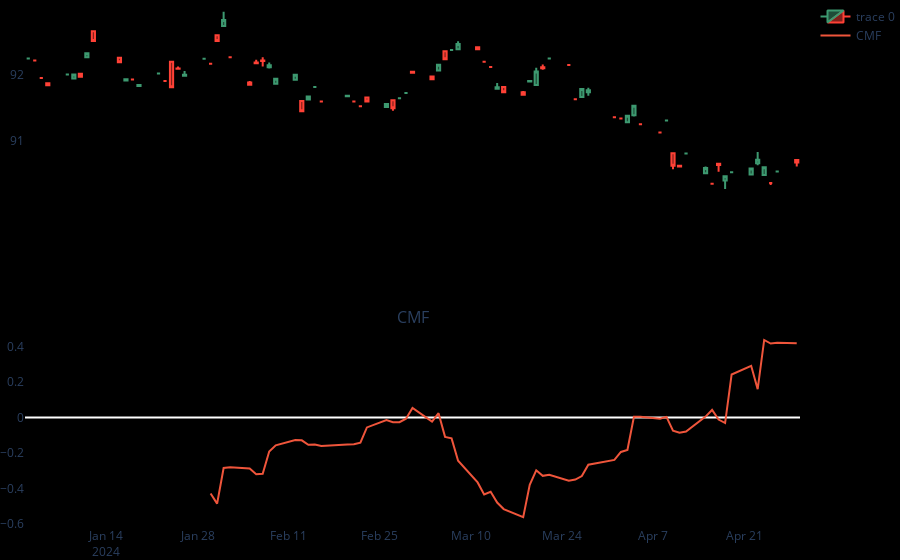

The cell this chart's notebook holds for it:
### Code cell
import yfinance as yf
import pandas_ta as ta
import plotly.graph_objects as go
from plotly.subplots import make_subplots
import pandas as pd

df = yf.download(tickers='BTC',start='2024-01-01', end='2024-04-30', interval='1d')
#CMF = Chain Money Flow: mesure the buying and selling pressure
# selling pressure/berish 0 buying pressure/ bullish
df['CMF'] = ta.cmf(df.High, df.Low, df.Close, df.Volume, length=20)
#df = df[1000:1500]

figure = make_subplots(rows=2, cols=1, subplot_titles=['Price', 'CMF'], shared_xaxes=True)
figure.add_trace(go.Candlestick(x=df.index, open=df['Open'], high=df['High'], low=df['Low'], close=df['Close']), row=1, col=1)
figure.add_trace(go.Scatter(x=df.index, y=df['CMF'], name='CMF'), row=2, col=1)
figure.update_layout(paper_bgcolor="black",  plot_bgcolor="black")  
figure.update_layout(margin_l=10, margin_b=0, margin_r=0, margin_t=0, grid_columns=1,grid_rows=1)
figure.update_yaxes( gridcolor='black')
figure.update_xaxes( gridcolor='black')
figure.update_layout(    xaxis=dict(rangeslider=dict(visible=False)))

figure.show()
